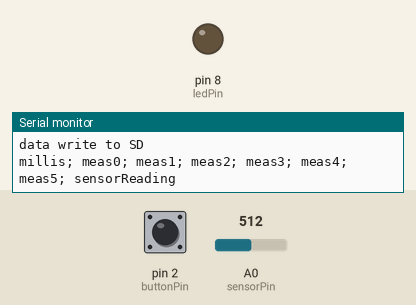
The sketch below on a simulated Arduino Uno, built with avr-gcc and run on an emulated ATmega328P. On the bench: output pins drawn as LEDs (lit = HIGH), the last lines printed to the serial monitor. The test bench sets the inputs (shaded band); at power-on: pin 2 (buttonPin) LOW, A0 (sensorPin) = 512. Storage starts empty.

Above: at 1.3 s.
1.4 s: pin 2 (buttonPin) pulled HIGH for 3.2 s
At 2.2 s:
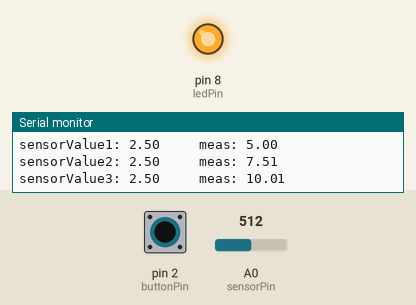
7.6 s: pin 2 (buttonPin) pulled HIGH for 0.15 s
At 8.1 s:
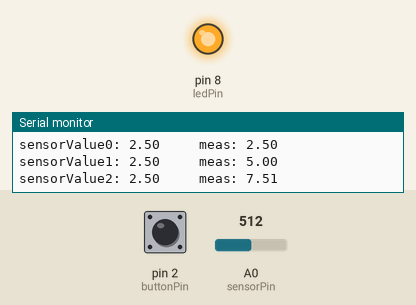
10.7 s: pin 2 (buttonPin) pulled HIGH for 1 s
At 14.2 s:
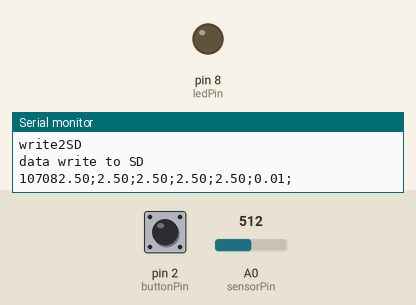
Timing chart, 0 to 15.7 s (numbered marks = the images above; inputs shaded):
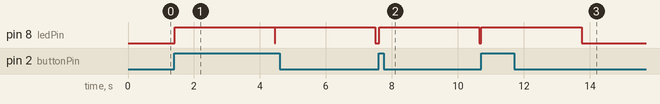

Measured:
- after the input at 1.4 s, pin 8 (ledPin): alternates HIGH for 3.0 s and LOW for 0.01 s, starting at once
- after the input at 7.6 s, pin 8 (ledPin): LOW → HIGH at once, → LOW 3.0 s later
- after the input at 10.7 s, pin 8 (ledPin): LOW → HIGH at once, → LOW 3.0 s later

The sketch:

basic_sensor_test.ino
```cpp
#include <SPI.h>
#include <SD.h>

// constants won't change. They're used here to set pin numbers:
const int buttonPin = 2;     // the number of the pushbutton pin
const int ledPin =  8;      // the number of the LED pin
const int sensorPin = A0;    // select the input pin for the potentiometer
const int chipSelect = 4;

// initialize variables
float sensorValue = 0;  // variable to store the value coming from the sensor
int buttonState = 0;         // variable for reading the pushbutton status
float meas = 0;        //variable for storing measured values
float sensorReading = 0;  //variable for the averaged sensor Reading

String data;
String fname = "20201212.txt";


void setup() {
  // put your setup code here, to run once:

  // declare the ledPin as an OUTPUT:
  pinMode(ledPin, OUTPUT);

  // initialize the pushbutton pin as an input:
  pinMode(buttonPin, INPUT);

  Serial.begin(9600);
//  while (!Serial) {
//    ; // wait for serial port to connect. Needed for native USB port only
//  }

  Serial.println();
  Serial.println("*************************************************");
  Serial.print("Initializing SD card...");

  // see if the card is present and can be initialized:
  if (!SD.begin(chipSelect)) {
    Serial.println("Card failed, or not present");
    // don't do anything more:
   // while (1);
  }
  Serial.println("card initialized.");

  //setup data file header
  data = "millis; meas0; meas1; meas2; meas3; meas4; meas5; sensorReading";
  write2SD(data);
  data = "";


}

void loop() {
  // put your main code here, to run repeatedly:


  // read the state of the pushbutton value:
  buttonState = digitalRead(buttonPin);


  // check if the pushbutton is pressed. If it is, the buttonState is HIGH:
  if (buttonState == HIGH) {
     delay(10);  //delay to ensure button is pressed

    // turn LED on:
    digitalWrite(ledPin, HIGH);

    //write CPU clock time
    data += millis();

    //read sensor
    for (int meas_i = 0; meas_i < 5; meas_i++){
       sensorValue = analogRead(sensorPin) * 5.0 / 1023.0;  //read value from sensor and convert to voltage

       meas = meas + sensorValue;

       data += sensorValue;
       data += ";";

       Serial.print("sensorValue");
       Serial.print(meas_i);
       Serial.print(": ");
       Serial.print(sensorValue);
       Serial.print("     ");
       Serial.print("meas: ");
       Serial.println(meas);

       delay(200);
    }

    sensorReading = meas / 5 * (5.0 / 1023.0);   //average measurements for a reading
    data += sensorReading;
    data += ";";
    Serial.print("sensorReading: ");
    Serial.println(sensorReading);

    //write to SD
    Serial.println("write2SD");
    write2SD(data);


    delay(2000);
    digitalWrite(ledPin, LOW);

    meas = 0;  //reset meas variable after computation
    data = "";  //reset data file

  } else {
    // turn LED off:
    digitalWrite(ledPin, LOW);
}


}


void write2SD (String s)
{
    // print to the serial port too:
    Serial.println("data write to SD");
    Serial.println(s);

    // open the file. note that only one file can be open at a time,
    // so you have to close this one before opening another.
    File dataFile = SD.open(fname, FILE_WRITE);

    // if the file is available, write to it:
    if (dataFile) {
       dataFile.println(s);
       dataFile.close();

    }
    // if the file isn't open, pop up an error:
    else {
       Serial.print("error opening ");
       Serial.print(fname);
       Serial.println(".txt");
    }
}
```
